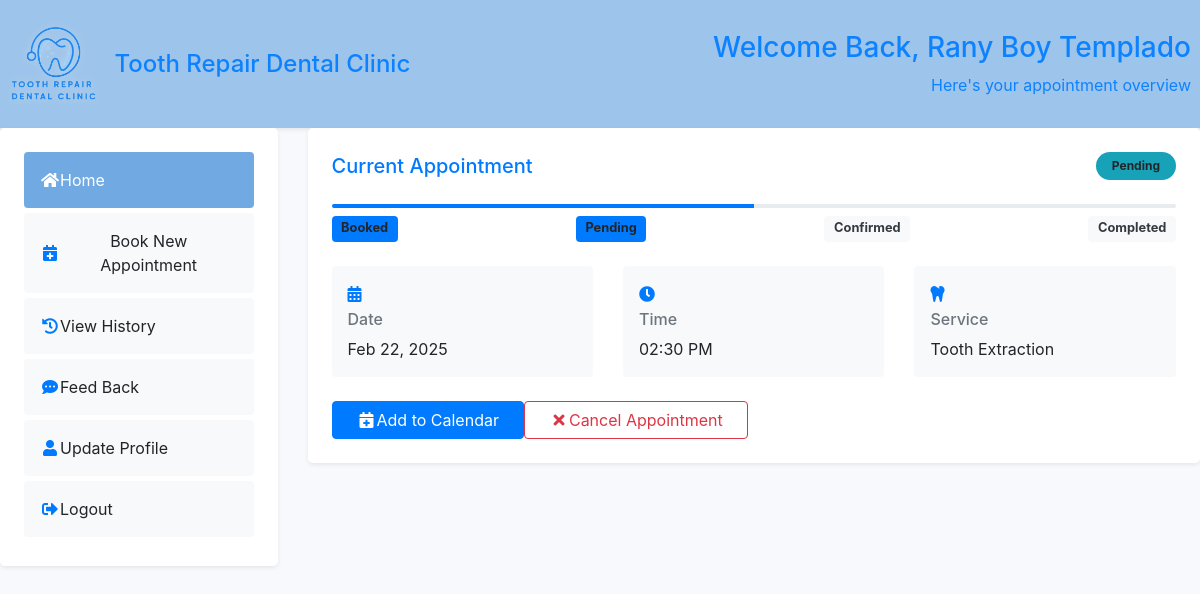
The page /usrbase/userdashboard.php (signed in) on the database its author committed.
### tables this page shows
CREATE TABLE `appointments` (
  `appointment_id` int(11) NOT NULL,
  `user_id` int(11) NOT NULL,
  `service_id` int(11) NOT NULL,
  `appointment_date` date NOT NULL,
  `appointment_time` time NOT NULL,
  `status` enum('Pending','Booked','Confirmed','Completed','Cancelled') DEFAULT 'Pending',
  `notes` text DEFAULT NULL,
  `created_at` datetime DEFAULT current_timestamp(),
  `cancel_reason` text DEFAULT NULL,
  `cancelled_at` timestamp NULL DEFAULT NULL
);

CREATE TABLE `services` (
  `service_id` int(11) NOT NULL,
  `service_name` varchar(100) NOT NULL,
  `description` text DEFAULT NULL,
  `price` decimal(10,2) NOT NULL,
  `image` longblob DEFAULT NULL
);

### usrbase/userdashboard.php (the view, shortened to what this page needs)
<?php
require("../database/db_connection.php");
$user_id = $_SESSION['user_id'];
function getProgressBarWidth($status) {
    switch($status) {
        case 'Pending': return "50%";
    }
}
function getStatusClass($currentStatus, $status) {
    $statuses = ['Booked', 'Pending', 'Confirmed', 'Completed'];
    $currentIndex = array_search($currentStatus, $statuses);
    $statusIndex = array_search($status, $statuses);
    return ($statusIndex <= $currentIndex) ? 'bg-primary' : 'bg-light text-dark';
}
$stmt = $conn->prepare("
    SELECT a.appointment_id,
           a.appointment_date,
           DATE_FORMAT(a.appointment_time, '%h:%i %p') as appointment_time,
           a.status,
           s.service_name,
           s.service_id
    FROM appointments a
    JOIN services s ON a.service_id = s.service_id
    WHERE a.user_id = ? AND a.status IN ('pending', 'confirmed')
    ORDER BY a.appointment_date ASC, a.appointment_time ASC
    LIMIT 1");
$stmt->bind_param("i", $user_id);
$stmt->execute();
$result = $stmt->get_result();
$appointment = $result->fetch_assoc();
$stmt = $conn->prepare("
    SELECT a.appointment_id,
           a.appointment_date,
           DATE_FORMAT(a.appointment_time, '%h:%i %p') as appointment_time,
           a.status,
           s.service_name,
           s.service_id
    FROM appointments a
    JOIN services s ON a.service_id = s.service_id
    WHERE a.user_id = ? AND a.status IN ('pending', 'confirmed')
    ORDER BY a.appointment_date ASC, a.appointment_time ASC");
$stmt->bind_param("i", $user_id);
$stmt->execute();
$result = $stmt->get_result();
function getStatusBadge($status) {
    return match(strtolower($status)) {
        'booked' => 'warning',
        'pending' => 'info',
        'confirmed' => 'primary',
        'completed' => 'success',
        'cancelled' => 'danger',
        default => 'secondary'
    };
}
?>
<!DOCTYPE html>
<html lang="en">
<head>
    <link rel="stylesheet" href="https://maxcdn.bootstrapcdn.com/bootstrap/4.5.2/css/bootstrap.min.css">
    <link rel="stylesheet" href="../plugins/fontawesome-free/css/all.min.css">
    <link rel="stylesheet" href="../plugins/fullcalendar/main.css">
    <link rel="stylesheet" href="../plugins/fontawesome-free/css/all.min.css"  type="text/css">
    <link rel="stylesheet" href="../admin/css/sb-admin-2.min.css">
    <link rel="stylesheet" href="https://cdnjs.cloudflare.com/ajax/libs/animate.css/4.1.1/animate.min.css" >
    <link rel="stylesheet" href="https://maxcdn.bootstrapcdn.com/bootstrap/4.5.2/css/bootstrap.min.css">
</head>
<body>
<div class="container-fluid px-0">
    <div class="row">
    <div class="col-12 mx-0 px-0">
        <div class="dashboard-header bg-gradient-dark p-4 rounded-0 shadow-sm">
            <div class="d-flex justify-content-between align-items-center">
                <div class="d-flex align-items-center">
                    <img src="../images/logo/cliniclogo.png" alt="Tooth Repair Logo" class="mr-3" style="height: 80px; width: auto;">
                    <h2 class="h4 text-primary mb-0">Tooth Repair Dental Clinic</h2>
                </div>
                <div class="text-right">
                    <h1 class="h3 text-primary fw-bold">Welcome Back, <?php echo htmlspecialchars($_SESSION['fullname'] ?? 'User'); ?></h1>
                    <p class="text-primary mb-0">Here's your appointment overview</p>
                </div>
            </div>
        </div>
    </div>
</div>
    <div class="row">
    <div class="col-lg-3 mb-4">
    <div class="card border-0 shadow-sm rounded-lg position-sticky" style="top: 20px;">
        <div class="card-body p-4">
            <div class="d-grid gap-3">
                <a href="userdashboard.php" class="btn btn-light text-start p-3 d-flex align-items-center quick-action-btn">
                    <i class="fas fa-home text-primary me-3"></i>
                    <span>Home</span>
                </a>
                <a href="book-appointment.php" class="btn btn-light text-start p-3 d-flex align-items-center quick-action-btn">
                    <i class="fas fa-calendar-plus text-primary me-3"></i>
                    <span>Book New Appointment</span>
                </a>
                <a href="appointment-history.php" class="btn btn-light text-start p-3 d-flex align-items-center quick-action-btn">
                    <i class="fas fa-history text-primary me-3"></i>
                    <span>View History</span>
                </a>
                <a href="user_feedback.php" class="btn btn-light text-start p-3 d-flex align-items-center quick-action-btn">
                    <i class="fas fa-comment-dots text-primary me-3"></i>
                    <span>Feed Back</span>
                </a>
                <a href="profile.php" class="btn btn-light text-start p-3 d-flex align-items-center quick-action-btn">
                    <i class="fas fa-user text-primary me-3"></i>
                    <span>Update Profile</span>
                </a>
                <a href="logout.php" onclick="return confirmLogout();" class="btn btn-light text-start p-3 d-flex align-items-center quick-action-btn">
                    <i class="fas fa-sign-out-alt text-primary me-3"></i>
                    <span>Logout</span>
                </a>
            </div>
        </div>
    </div>
</div>
    <div class="col-lg-9">
        <div class="card border-0 shadow-sm rounded-lg mb-4">
            <div class="card-body p-4">
                    <div class="d-flex justify-content-between align-items-center mb-4">
                        <h5 class="card-title text-primary mb-0">Current Appointment</h5>
                        <?php if ($appointment): ?>
                        <span class="badge bg-<?php echo getStatusBadge($appointment['status']); ?> px-3 py-2 rounded-pill">
                            <?php echo htmlspecialchars(ucfirst($appointment['status'])); ?>
                        </span>
                        <?php endif; ?>
                    </div>
                    <?php if ($appointment && $appointment['status'] === 'cancelled'): ?>
                        <div class="alert alert-warning">
                            <h4>Appointment Cancelled</h4>
                            <p>Your appointment scheduled for <?php echo date('M d, Y', strtotime($appointment['appointment_date'])); ?>
                               at <?php echo $appointment['appointment_time']; ?> was cancelled.</p>
                            <a href="book-appointment.php" class="btn btn-primary mt-3">Book New Appointment</a>
                        </div>
                    <?php elseif ($appointment): ?>
                        <div class="appointment-details">
                            <div class="progress-tracker mb-4">
                                <div class="progress" style="height: 4px;">
                                    <div class="progress-bar bg-primary" role="progressbar"
                                         style="width: <?php echo getProgressBarWidth($appointment['status'] ?? 'Booked'); ?>"></div>
                                </div>
                                <div class="d-flex justify-content-between mt-2">
                                    <span class="badge <?php echo getStatusClass($appointment['status'] ?? 'Booked', 'Booked'); ?>">
                                        Booked
                                    </span>
                                    <span class="badge <?php echo getStatusClass($appointment['status'] ?? 'Booked', 'Pending'); ?>">
                                        Pending
                                    </span>
                                    <span class="badge <?php echo getStatusClass($appointment['status'] ?? 'Booked', 'Confirmed'); ?>">
                                        Confirmed
                                    </span>
                                    <span class="badge <?php echo getStatusClass($appointment['status'] ?? 'Booked', 'Completed'); ?>">
                                        Completed
                                    </span>
                                </div>
                            </div>
                            <div class="row g-4">
                                <div class="col-md-4">
                                    <div class="detail-card p-3 bg-light rounded">
                                        <i class="fas fa-calendar-alt text-primary mb-2"></i>
                                        <h6 class="text-muted">Date</h6>
                                        <p class="mb-0 fw-bold"><?php echo date('M d, Y', strtotime($appointment['appointment_date'])); ?></p>
                                    </div>
                                </div>
                                <div class="col-md-4">
                                    <div class="detail-card p-3 bg-light rounded">
                                        <i class="fas fa-clock text-primary mb-2"></i>
                                        <h6 class="text-muted">Time</h6>
                                        <p class="mb-0 fw-bold"><?php echo $appointment['appointment_time']; ?></p>
                                    </div>
                                </div>
                                <div class="col-md-4">
                                    <div class="detail-card p-3 bg-light rounded">
                                        <i class="fas fa-tooth text-primary mb-2"></i>
                                        <h6 class="text-muted">Service</h6>
                                        <p class="mb-0 fw-bold"><?php echo htmlspecialchars($appointment['service_name']); ?></p>
                                    </div>
                                </div>
                            </div>
                            <div class="action-buttons mt-4 d-flex gap-3">
    <?php if ($appointment): ?>
        <a href="https://calendar.google.com/calendar/render?action=TEMPLATE&text=<?php
            echo urlencode('Dental Appointment - ' . $appointment['service_name']);
            ?>&dates=<?php
            $date = date('Ymd', strtotime($appointment['appointment_date']));
            $time = date('His', strtotime($appointment['appointment_time']));
            echo $date . 'T' . $time . '/' . $date . 'T' . date('His', strtotime($appointment['appointment_time'] . '+30 minutes'));
            ?>&details=<?php
            echo urlencode('Dental appointment at ToothRepair Clinic\nService: ' . $appointment['service_name']);
            ?>"
            target="_blank"
            class="btn btn-primary px-4 d-flex align-items-center gap-2">
            <i class="fas fa-calendar-plus"></i> Add to Calendar
        </a>
        <form id="cancelForm" action="cancel_appointment.php" method="POST" class="d-inline">
            <button type="button"
                    onclick="confirmCancelAppointment(<?php echo $appointment['appointment_id']; ?>)"
                    class="btn btn-outline-danger px-4 d-flex align-items-center gap-2">
                <i class="fas fa-times"></i> Cancel Appointment
            </button>
        </form>
    <?php endif; ?>
</div>
                        </div>
                    <?php endif; ?>
                </div>
        </div>
    </div>
</div>
</div>
</body>
</html>

### assets/Assetscalendar/fullcalendar/main.css (style rules this page uses)
:root { --fc-daygrid-event-dot-width: 8px; }
:root { --fc-list-event-dot-width: 10px; --fc-list-event-hover-bg-color: #f5f5f5; }

### usrbase/userdashboard.php (style rules this page uses)
body { background-color: #f8f9fc; }
.card { transition: all 0.3s ease; }
.detail-card { transition: transform 0.2s; }
.action-buttons .btn { transition: all 0.3s; }
.progress-tracker .badge { font-size: 0.8rem; }
.badge { padding: 0.5em 0.75em; }
.btn i { width: 20px; text-align: center; }
.bg-gradient-dark { background: rgb(152, 193, 233); position: relative; }
.dashboard-header::before { content: ''; position: absolute; top: 0; left: 0; right: 0; bottom: 0; background: linear-gradient(rgba(255, 255, 255, 0.05), rgba(255, 255, 255, 0.1)); pointer-events: none; }
.dashboard-header img { filter: drop-shadow(0 0 4px rgba(255, 255, 255, 0.3)); transition: filter 0.3s ease; }
.dashboard-header { position: relative; }
.dashboard-header::before { content: ''; position: absolute; top: 0; left: 0; right: 0; bottom: 0; background: rgba(255, 255, 255, 0.05); pointer-events: none; }
.quick-action-btn { transition: none !important; border: none !important; box-shadow: none !important; margin-bottom: 5px; }
.quick-action-btn.active { background-color: rgba(98, 160, 223, 0.9) !important; color: white !important; }
.quick-action-btn.active i { color: white !important; }
.position-sticky { position: sticky !important; top: 20px !important; z-index: 1000; }
.card { transition: none !important; }

### rows shown on the page
appointments: status "Pending", appointment_date "Feb 22, 2025", service.service_name "Tooth Extraction"

### other values the page prints
$_SESSION['fullname'] "Rany Boy Templado"
$appointment['appointment_time'] "02:30 PM"
